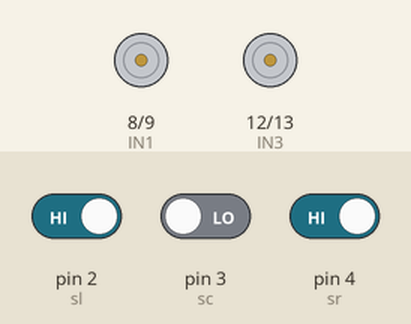
This sketch was run on a simulated Arduino Uno, built with avr-gcc and run on an emulated ATmega328P. Shown: motor-driver pin pairs drawn as motors (green arrow = first pin HIGH = forward, orange = second pin HIGH = backward, longer = more drive, scaled by the enable pin). The test bench sets the inputs (shaded band); at power-on: pin 2 (sl) HIGH, pin 4 (sr) HIGH, pin 3 (sc) LOW.

Above: at 1.2 s.
1.3 s: pin 2 (sl) driven LOW
At 1.6 s:
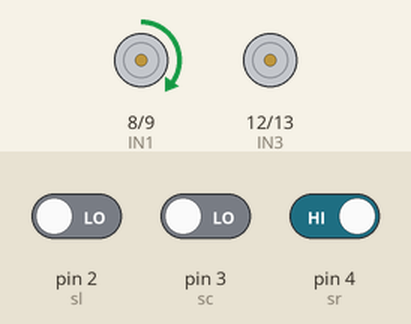
2.8 s: pin 4 (sr) driven LOW
At 4.0 s:
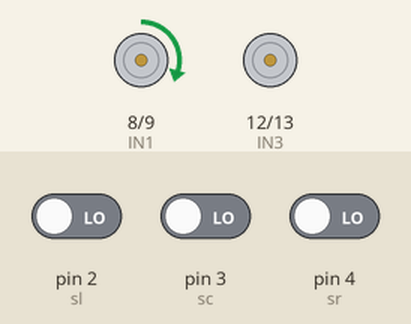
4.3 s: pin 3 (sc) driven HIGH
At 6.4 s:
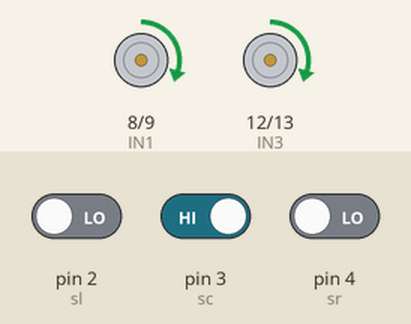
6.9 s: pin 3 (sc) driven LOW
8.4 s: pin 2 (sl) driven HIGH
At 9.4 s:
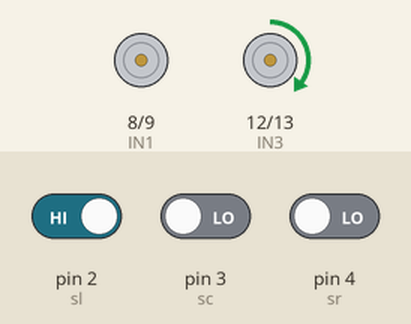
9.9 s: pin 2 (sl) driven LOW
At 10.6 s:
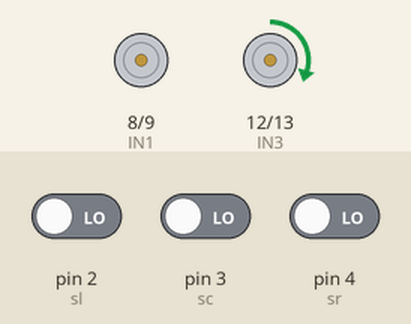
Timing chart, 0 to 12.4 s (numbered marks = the images above; inputs shaded):
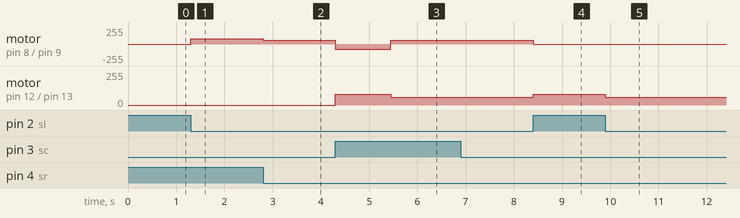

The sketch:

line_follower.ino
```cpp
//#include <L298N.h>

#define EN1 10
#define IN1 8
#define IN2 9

#define EN2 11
#define IN3 12
#define IN4 13

//L298N motor1(EN1, IN1, IN2);
//L298N motor2(EN2, IN3, IN4);

//const int trigPin = 6;
//const int echoPin = 7;
//long duration;
//int distance;
const int sr = 4;
const int sc = 3;
const int sl = 2;
int r, l, c;
int flag_left = 0, flag_right = 0, flag_all_white = 0, flag_all_black = 0;

void Move(int left, int right) {
  // if (ultraMeasure() > 15){
  if (right > 255) {
    right = 255 - 10;
  }
  else if (right < -255) {
    right = -255 + 10;
  }

  if (right > 0) {
    analogWrite(EN2, right);
    digitalWrite(IN3, HIGH);
    digitalWrite(IN4, LOW);
    //motor2.setSpeed(right + 20);
    //motor2.forward();
  }
  else if (right < 0) {
    analogWrite(EN2, (-right));
    digitalWrite(IN3, LOW);
    digitalWrite(IN4, HIGH);
    //motor2.setSpeed((-right) + 15);
    //motor2.backward();
  }
  else {
    analogWrite(EN2, 255);
    digitalWrite(IN3, LOW);
    digitalWrite(IN4, LOW);
    //motor2.stop();
  }


  if (left > 255) {
    left = 255;
  }
  else if (left < -255) {
    left = -255;
  }

  if (left > 0) {
    analogWrite(EN1, left);
    digitalWrite(IN1, HIGH);
    digitalWrite(IN2, LOW);
    //motor1.setSpeed(left);
    //motor1.forward();
  }
  else if (left < 0) {
    analogWrite(EN1, -left);
    digitalWrite(IN1, LOW);
    digitalWrite(IN2, HIGH);
    //motor1.setSpeed(-left);
    //motor1.backward();
  }
  else {
    analogWrite(EN1, 255);
    digitalWrite(IN1, LOW);
    digitalWrite(IN2, LOW);
    //motor1.stop();
  }
  // }
  //  else{
  //    motor1.stop();
  //    motor2.stop();
  //    }
}

//int ultraMeasure() {
//  digitalWrite(trigPin, LOW);
//  delayMicroseconds(2);
//
//  digitalWrite(trigPin, HIGH);
//  delayMicroseconds(10);
//  digitalWrite(trigPin, LOW);
//
//  duration = pulseIn(echoPin, HIGH);
//  distance = duration * 0.034 / 2;
//
//  return distance;
//
//}


void setup() {

  pinMode(sr, INPUT);
  pinMode(sc, INPUT);
  pinMode(sl, INPUT);
  pinMode(EN1, OUTPUT);
  pinMode(IN1, OUTPUT);
  pinMode(IN2, OUTPUT);
  pinMode(EN2, OUTPUT);
  pinMode(IN3, OUTPUT);
  pinMode(IN4, OUTPUT);
  //Serial.begin(9600);
}

void loop() {

  r = digitalRead(sr);
  c = digitalRead(sc);
  l = digitalRead(sl);
  //  Serial.print("l = ");
  //  Serial.print(l);
  //  Serial.print("      ");
  //  Serial.print("c = ");
  //  Serial.print(c);
  //  Serial.print("      ");
  //  Serial.print("r = ");
  //  Serial.print(r);
  //  Serial.print("\n");
  //Serial.print(distance);

  if (l == 0 && c == 1 && r == 0 ) {
    if (flag_left != 0 ) {
      Move(80, -80);
    }
    else if (flag_right != 0 ) {
      Move(-80, 80);
    }
    else if (flag_all_black == 0) {
      Move(60, 60);
    }
    flag_all_black += 1;
    flag_left = 0;
    flag_right = 0;
    flag_all_white = 0;
    //Move(80, 80);
    //Move(60,60);
  }
  else if (l == 0 && c == 0 && r == 0 ) {
    // Move(100,100);
    if (flag_left != 0 ) {
      Move(0, 60);
    }
    else if (flag_right != 0 ) {
      Move(60, 0);
    }
    else if (flag_all_white == 0) {
      Move(255, 255);
    }
    else if (flag_all_black != 0) {
      flag_all_black = 0;
    }
    else {
      Move(60, 60);
    }
    flag_all_white += 1;
    //flag_left = 0;
    //flag_right = 0;
  }
  else if (l == 1 && c == 0 && r == 0) {
    flag_left += 1;
    flag_all_white = 0;
    //Move(100,100);
    if (flag_left == 1) {
      Move(0, 255);
    }
    else {
      Move(0, 80);
    }
  }
  else if (l == 0 && c == 0 && r == 1) {
    flag_right += 1;
    flag_all_white = 0;
    //Move(100,100);
    if (flag_right == 1) {
      Move(255, 0);
    }
    else {
      Move(80, 0);
    }
  }
  else if (l == 1 && c == 1 && r == 1) {
    Move(50, 50);
  }
}
```

Measured:
- after the input at 1.3 s, motor on pin 8 (IN1) / pin 9 (IN2): stopped → forward 80/255 at once
- after the input at 2.8 s, motor on pin 8 (IN1) / pin 9 (IN2): forward 80/255 → forward 60/255 at once
- after the input at 4.3 s, motor on pin 8 (IN1) / pin 9 (IN2): forward 60/255 → backward 80/255 at once, → forward 60/255 1.1 s later; motor on pin 12 (IN3) / pin 13 (IN4): stopped → forward 80/255 at once, → forward 60/255 1.1 s later
- after the input at 8.4 s, motor on pin 8 (IN1) / pin 9 (IN2): forward 60/255 → stopped at once; motor on pin 12 (IN3) / pin 13 (IN4): forward 60/255 → forward 80/255 at once
- after the input at 9.9 s, motor on pin 12 (IN3) / pin 13 (IN4): forward 80/255 → forward 60/255 at once
